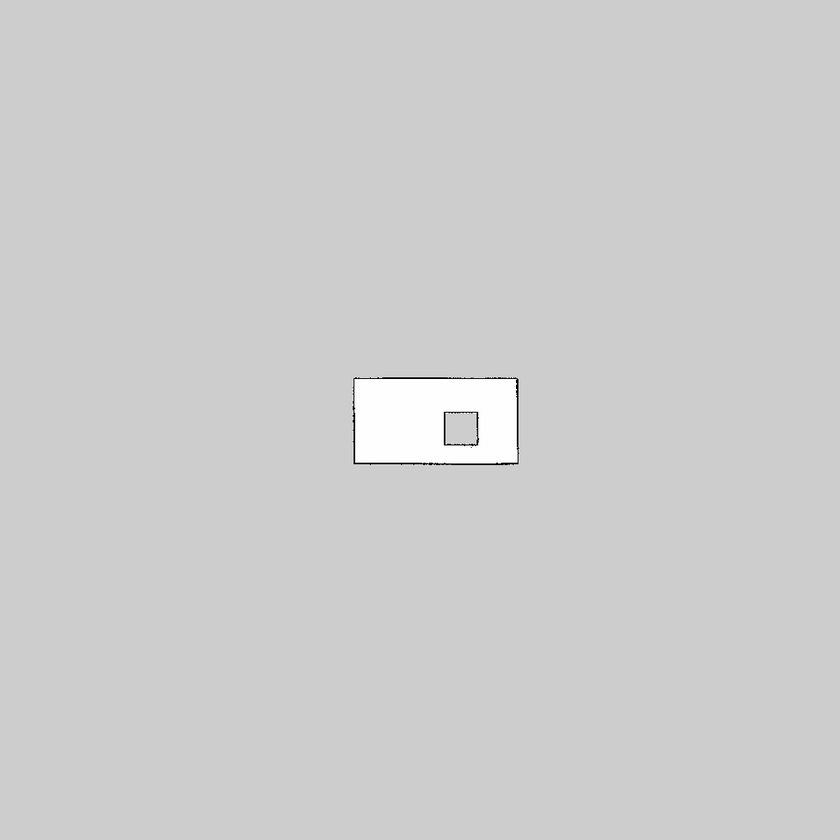
//> input picture src/chapter6/maps/A315.pgm, 840 x 840 px, shrunk from 1024 x 1024 before the run
$ ./feature_extraction ../../chapter6/maps/A315.pgm ../../chapter6/maps/hall_l.pgm   (built with g++ and OpenCV 4)
//> lines starting //> are read from the running program, lines starting //| are printed output that depends on the picture
#include<iostream>
#include<opencv2/core/core.hpp>
#include<opencv2/highgui/highgui.hpp>
#include<opencv2/features2d/features2d.hpp>

using namespace std;

int main(int argc, char *argv[])
{
    if(argc != 3)
    {
        cout<<"usage:feature_extraction img1 img2"<<endl;
        return 1;
    }

    cv::Mat img_1 = cv::imread(argv[1], CV_LOAD_IMAGE_COLOR);
//> img_1 is the input picture: 840 rows x 840 cols, CV_8UC3; min 0, max 255, mean 205.6
    cv::Mat img_2 = cv::imread(argv[2], CV_LOAD_IMAGE_COLOR);
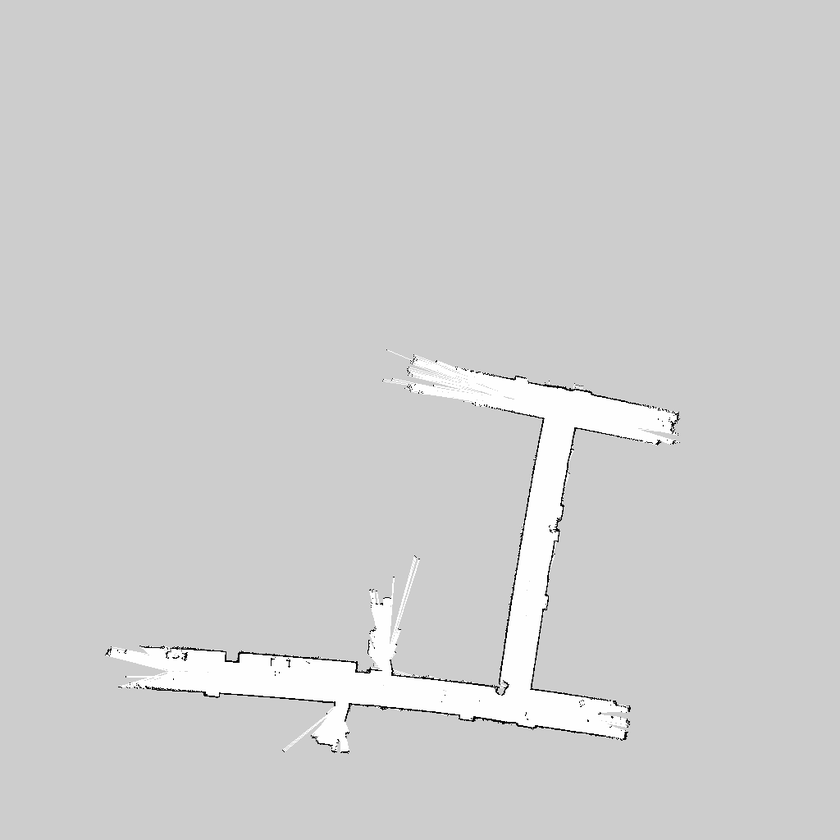
//> input picture src/chapter6/maps/hall_l.pgm, 840 x 840 px, shrunk from 1024 x 1024 before the run
//> img_2 is the input picture: 840 rows x 840 cols, CV_8UC3; min 0, max 255, mean 206.7

    //initial
    vector<cv::KeyPoint> keypoints_1, keypoints_2;
    cv::Mat descriptors_1, descriptors_2;
    cv::Ptr<cv::ORB> orb = cv::ORB::create(500, 1.2f,8,31,0,2,cv::ORB::HARRIS_SCORE,31,20);

    //检测Oriented FAST角点位置
    orb->detect(img_1,keypoints_1);
//> keypoints_1 = 345 keypoints; strongest (x, y, size): (356, 461, 31), (514, 380, 31), (515, 378, 31), (517, 380, 31)
    orb->detect(img_2,keypoints_2);
//> keypoints_2 = 500 keypoints; strongest (x, y, size): (225, 660, 31), (356, 663, 31), (238, 661, 31), (392, 674, 31)

    //根据角点位置计算BRIEF描述子
    orb->compute(img_1,keypoints_1,descriptors_1);
    orb->compute(img_2,keypoints_2,descriptors_2);
    cv::Mat outimg1;
    cv::drawKeypoints(img_1,keypoints_1,outimg1,cv::Scalar::all(-1),cv::DrawMatchesFlags::DEFAULT);
    cv::imshow("ORB_feature",outimg1);

    //对两幅图像BRIEF描述子进行匹配，使用Hamming距离
    vector<cv::DMatch>matches;
    cv::BFMatcher matcher(cv::NORM_HAMMING);
    matcher.match(descriptors_1,descriptors_2,matches);
//> matches = 345 matches
    double min_dist=10000,max_dist=0;
    //找出匹配点间的最小距离和最大距离，即最相似的和最不相似的两组点之间的距离
    for(int i = 0; i<descriptors_1.rows;i++)
    {
        double dist = matches[i].distance;
        if(dist<min_dist) min_dist = dist;
        if(dist>max_dist) max_dist = dist;

    }
//> this loop made 345 passes
//> (dist, min_dist, max_dist) on pass 1: (26, 26, 26)
//> (dist, max_dist) on passes 2, 3, 10, 11, 12, 26: (31, 31), (34, 34), (40, 40), (44, 44), (47, 47), (48, 48)
//> after the loop, min_dist = 10; max_dist = 104
    cout<<"max dist:"<<max_dist<<endl;
//| max dist:104
    cout<<"min dist:"<<min_dist<<endl;;
//| min dist:10
    //当描述子之间的距离大于两倍的最小距离时，即认为匹配有误
    //但有时候最小距离会非常小，设置一个经验值作为下限
    vector<cv::DMatch>good_matches;
    for(int i=0;i<descriptors_1.rows;i++)
    {
        if(matches[i].distance <= max(2*min_dist,30.0))
        {
            good_matches.push_back(matches[i]);
        }
    }
//> after the loop, good_matches = 134 matches
    //绘制匹配结果
    cv::Mat img_match;
    cv::Mat img_goodmatch;
    cv::drawMatches(img_1, keypoints_1,img_2, keypoints_2, matches, img_match);
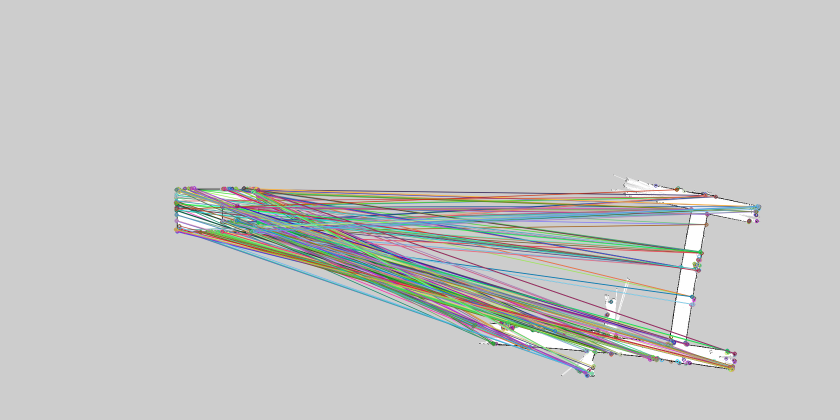
//> img_match: 840 rows x 1680 cols, CV_8UC3 (shown at 1/2 size); mean B, G, R 197.8, 198.6, 197.9
    cv::drawMatches(img_1, keypoints_1,img_2, keypoints_2, good_matches, img_goodmatch);
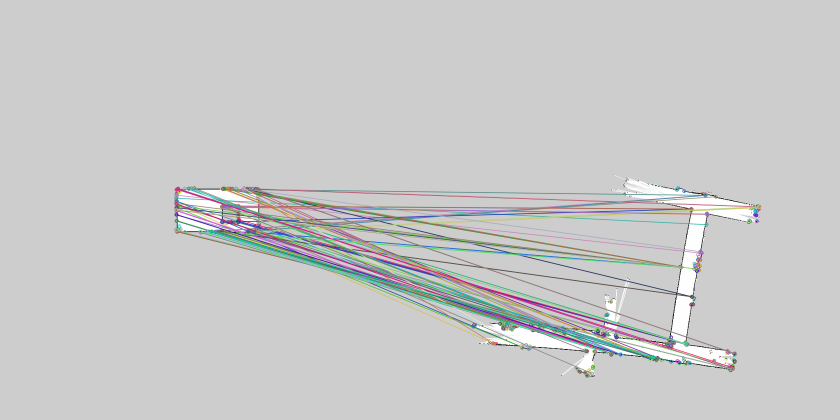
//> img_goodmatch: 840 rows x 1680 cols, CV_8UC3 (shown at 1/2 size); mean B, G, R 201.4, 201.4, 201
    cv::imshow("all point",img_match);
    cv::imshow("optimization point",img_goodmatch);
    cv::waitKey(0);

    return 0;
}
